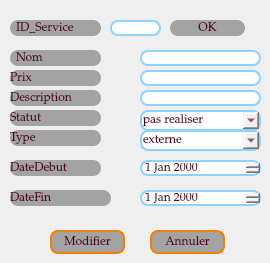
             <widget class="QWidget" name="tab_2">
              <attribute name="title">
               <string>Mise a Jour</string>
              </attribute>
              <widget class="QPushButton" name="pushButton_annuler_2">
               <property name="geometry">
                <rect>
                 <x>150</x>
                 <y>230</y>
                 <width>75</width>
                 <height>24</height>
                </rect>
               </property>
               <property name="styleSheet">
                <string notr="true">background-color:#A3A3A3;
color: rgb(86, 1, 38);
padding: 1px;
border-style: solid;
border: 2px solid #f77f00;
border-radius: 8px;
font-size: 12px;
font-family: Palatino Linotype;</string>
               </property>
               <property name="text">
                <string>Annuler</string>
               </property>
              </widget>
              <widget class="QPushButton" name="pushButton_ok">
               <property name="geometry">
                <rect>
                 <x>170</x>
                 <y>20</y>
                 <width>75</width>
                 <height>16</height>
                </rect>
               </property>
               <property name="styleSheet">
                <string notr="true">background-color:#A3A3A3;
color: rgb(86, 1, 38);
border-radius: 8px;
font-size: 12px;
font-family: Palatino Linotype;
border:none;</string>
               </property>
               <property name="text">
                <string>OK</string>
               </property>
              </widget>
              <widget class="QLineEdit" name="le_modif_id_ser">
               <property name="geometry">
                <rect>
                 <x>110</x>
                 <y>20</y>
                 <width>51</width>
                 <height>16</height>
                </rect>
               </property>
               <property name="styleSheet">
                <string notr="true">
color: rgb(86, 1, 38);
padding: 1px;
border-style: solid;
border: 2px solid #8ed2ff;
border-radius: 8px;
font-size: 12px;
font-family: Palatino Linotype;</string>
               </property>
               <property name="text">
                <string/>
               </property>
              </widget>
              <widget class="QPushButton" name="pushButton_modifier">
               <property name="geometry">
                <rect>
                 <x>50</x>
                 <y>230</y>
                 <width>75</width>
                 <height>24</height>
                </rect>
               </property>
               <property name="styleSheet">
                <string notr="true">background-color:#A3A3A3;
color: rgb(86, 1, 38);
padding: 1px;
border-style: solid;
border: 2px solid #f77f00;
border-radius: 8px;
font-size: 12px;
font-family: Palatino Linotype;
</string>
               </property>
               <property name="text">
                <string>Modifier</string>
               </property>
              </widget>
              <widget class="QLabel" name="label_id_2">
               <property name="geometry">
                <rect>
                 <x>10</x>
                 <y>20</y>
                 <width>91</width>
                 <height>16</height>
                </rect>
               </property>
               <property name="styleSheet">
                <string notr="true">background-color:#A3A3A3;
color: rgb(86, 1, 38);
border-radius: 8px;
font-size: 12px;
font-family: Palatino Linotype;</string>
               </property>
               <property name="text">
                <string>  ID_Service</string>
               </property>
              </widget>
              <widget class="QLabel" name="label_nom_2">
               <property name="geometry">
                <rect>
                 <x>10</x>
                 <y>50</y>
                 <width>91</width>
                 <height>16</height>
                </rect>
               </property>
               <property name="styleSheet">
                <string notr="true">background-color:#A3A3A3;
color: rgb(86, 1, 38);
border-radius: 8px;
font-size: 12px;
font-family: Palatino Linotype;</string>
               </property>
               <property name="text">
                <string>  Nom</string>
               </property>
              </widget>
              <widget class="QLabel" name="label_description_2">
               <property name="geometry">
                <rect>
                 <x>10</x>
                 <y>70</y>
                 <width>91</width>
                 <height>16</height>
                </rect>
               </property>
               <property name="styleSheet">
                <string notr="true">background-color:#A3A3A3;
color: rgb(86, 1, 38);
border-radius: 8px;
font-size: 12px;
font-family: Palatino Linotype;</string>
               </property>
               <property name="text">
                <string>Prix</string>
               </property>
              </widget>
              <widget class="QLabel" name="label_type_2">
               <property name="geometry">
                <rect>
                 <x>10</x>
                 <y>90</y>
                 <width>91</width>
                 <height>16</height>
                </rect>
               </property>
               <property name="styleSheet">
                <string notr="true">background-color:#A3A3A3;
color: rgb(86, 1, 38);
border-radius: 8px;
font-size: 12px;
font-family: Palatino Linotype;</string>
               </property>
               <property name="text">
                <string>Description</string>
               </property>
              </widget>
              <widget class="QLabel" name="label_lieu_2">
               <property name="geometry">
                <rect>
                 <x>10</x>
                 <y>110</y>
                 <width>91</width>
                 <height>16</height>
                </rect>
               </property>
               <property name="styleSheet">
                <string notr="true">background-color:#A3A3A3;
color: rgb(86, 1, 38);
border-radius: 8px;
font-size: 12px;
font-family: Palatino Linotype;</string>
               </property>
               <property name="text">
                <string>Statut</string>
               </property>
              </widget>
              <widget class="QLabel" name="label_date">
               <property name="geometry">
                <rect>
                 <x>10</x>
                 <y>160</y>
                 <width>91</width>
                 <height>16</height>
                </rect>
               </property>
               <property name="styleSheet">
                <string notr="true">background-color:#A3A3A3;
color: rgb(86, 1, 38);
border-radius: 8px;
font-size: 12px;
font-family: Palatino Linotype;</string>
               </property>
               <property name="text">
                <string>DateDebut</string>
               </property>
              </widget>
              <widget class="QLabel" name="label_time">
               <property name="geometry">
                <rect>
                 <x>10</x>
                 <y>190</y>
                 <width>101</width>
                 <height>16</height>
                </rect>
               </property>
               <property name="styleSheet">
                <string notr="true">background-color:#A3A3A3;
color: rgb(86, 1, 38);
border-radius: 8px;
font-size: 12px;
font-family: Palatino Linotype;</string>
               </property>
               <property name="text">
                <string>DateFin</string>
               </property>
              </widget>
              <widget class="QLineEdit" name="le_modif_nom">
               <property name="geometry">
                <rect>
                 <x>140</x>
                 <y>50</y>
                 <width>121</width>
                 <height>16</height>
                </rect>
               </property>
               <property name="styleSheet">
                <string notr="true">padding: 1px;
border-style: solid;
border: 2px solid #8ed2ff;
border-radius: 8px;
font-size: 12px;
font-family: Palatino Linotype;
color: rgb(86, 1, 38);</string>
               </property>
               <property name="text">
                <string/>
               </property>
              </widget>
              <widget class="QLineEdit" name="le_modif_prix">
               <property name="geometry">
                <rect>
                 <x>140</x>
                 <y>70</y>
                 <width>121</width>
                 <height>16</height>
                </rect>
               </property>
               <property name="styleSheet">
                <string notr="true">padding: 1px;
border-style: solid;
border: 2px solid #8ed2ff;
border-radius: 8px;
font-size: 12px;
font-family: Palatino Linotype;
color: rgb(86, 1, 38);</string>
               </property>
               <property name="text">
                <string/>
               </property>
              </widget>
              <widget class="QDateEdit" name="le_modif_dated_date">
               <property name="geometry">
                <rect>
                 <x>140</x>
                 <y>160</y>
                 <width>121</width>
                 <height>16</height>
                </rect>
               </property>
               <property name="styleSheet">
                <string notr="true">padding: 1px;
color: rgb(86, 1, 38);
border-style: solid;
border: 2px solid  #8ed2ff;
border-radius: 8px;
font-size: 12px;
font-family: Palatino Linotype;</string>
               </property>
              </widget>
              <widget class="QDateEdit" name="le_modif_datef_date">
               <property name="geometry">
                <rect>
                 <x>140</x>
                 <y>190</y>
                 <width>121</width>
                 <height>16</height>
                </rect>
               </property>
               <property name="styleSheet">
                <string notr="true">padding: 1px;
color: rgb(86, 1, 38);
border-style: solid;
border: 2px solid  #8ed2ff;
border-radius: 8px;
font-size: 12px;
font-family: Palatino Linotype;</string>
               </property>
              </widget>
              <widget class="QLineEdit" name="le_modif_descrip">
               <property name="geometry">
                <rect>
                 <x>140</x>
                 <y>90</y>
                 <width>121</width>
                 <height>16</height>
                </rect>
               </property>
               <property name="styleSheet">
                <string notr="true">padding: 1px;
border-style: solid;
border: 2px solid  #8ed2ff;
border-radius: 8px;
font-size: 12px;
font-family: Palatino Linotype;
color: rgb(86, 1, 38);</string>
               </property>
               <property name="text">
                <string/>
               </property>
              </widget>
              <widget class="QLabel" name="label_lieu_3">
               <property name="geometry">
                <rect>
                 <x>10</x>
                 <y>130</y>
                 <width>91</width>
                 <height>16</height>
                </rect>
               </property>
               <property name="styleSheet">
                <string notr="true">background-color:#A3A3A3;
color: rgb(86, 1, 38);
border-radius: 8px;
font-size: 12px;
font-family: Palatino Linotype;</string>
               </property>
               <property name="text">
                <string>Type</string>
               </property>
              </widget>
              <widget class="QComboBox" name="le_modif_type">
               <property name="geometry">
                <rect>
                 <x>140</x>
                 <y>130</y>
                 <width>121</width>
                 <height>21</height>
                </rect>
               </property>
               <property name="styleSheet">
                <string notr="true">padding: 1px;
border-style: solid;
border: 2px solid #8ed2ff;
border-radius: 8px;
font-size: 12px;
font-family: Palatino Linotype;
color: rgb(86, 1, 38);</string>
               </property>
               <item>
                <property name="text">
                 <string>externe</string>
                </property>
               </item>
               <item>
                <property name="text">
                 <string>interne</string>
                </property>
               </item>
              </widget>
              <widget class="QComboBox" name="le_modif_statut">
               <property name="geometry">
                <rect>
                 <x>140</x>
                 <y>110</y>
                 <width>121</width>
                 <height>21</height>
                </rect>
               </property>
               <property name="styleSheet">
                <string notr="true">padding: 1px;
border-style: solid;
border: 2px solid #8ed2ff;
border-radius: 8px;
font-size: 12px;
font-family: Palatino Linotype;
color: rgb(86, 1, 38);</string>
               </property>
               <item>
                <property name="text">
                 <string>pas realiser</string>
                </property>
               </item>
               <item>
                <property name="text">
                 <string>en cours</string>
                </property>
               </item>
               <item>
                <property name="text">
                 <string>realisé</string>
                </property>
               </item>
              </widget>
             </widget>
